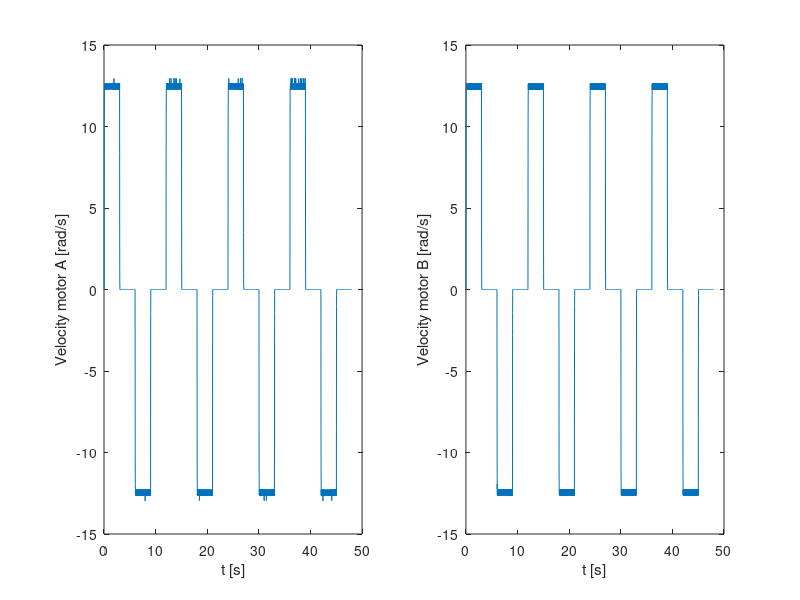

Recreate this plot in MATLAB. (Note: this script raises an error after producing the figure.)
% close all
% csvfile = '../Data/recording9.csv';
% labels = strsplit(fileread(csvfile), '\n'); % Split file in lines
% labels = strsplit(labels{:, 2}, ', '); % Split and fetch the labels (they are in line 2 of every record)
% data = dlmread(csvfile, ',', 2, 0); % Data follows the labels
% 
% save data

load data.mat

% csvfile = '../Data/recording10(4V).csv';
% labels = strsplit(fileread(csvfile), '\n'); % Split file in lines
% labels = strsplit(labels{:, 2}, ', '); % Split and fetch the labels (they are in line 2 of every record)
% data10 = dlmread(csvfile, ',', 2, 0); % Data follows the labels
% 
% save data10

load data10.mat


% csvfile = '../Data/recording11(10V).csv';
% labels = strsplit(fileread(csvfile), '\n'); % Split file in lines
% labels = strsplit(labels{:, 2}, ', '); % Split and fetch the labels (they are in line 2 of every record)
% data11 = dlmread(csvfile, ',', 2, 0); % Data follows the labels
% 
% save data11

load data11.mat


% csvfile = '../Data/ground_step.csv';
% labels = strsplit(fileread(csvfile), '\n'); % Split file in lines
% labels = strsplit(labels{:, 2}, ', '); % Split and fetch the labels (they are in line 2 of every record)
% ground_step = dlmread(csvfile, ',', 2, 0); % Data follows the labels
% 
% save ground_step

load ground_step.mat

% csvfile = '../Data/ground_blokfuncties.csv';
% labels = strsplit(fileread(csvfile), '\n'); % Split file in lines
% labels = strsplit(labels{:, 2}, ', '); % Split and fetch the labels (they are in line 2 of every record)
% ground_blokfuncties = dlmread(csvfile, ',', 2, 0); % Data follows the labels
% 
% save ground_blokfuncties

load ground_blokfuncties.mat

%% Defining variables
voltageA = data(:,2);
voltageB = data(:,3);
positionA = data(:,4);
positionB = data(:,5);
va  = data(:, 6);
vb = data(:, 7);
t = data(:,10);
N = length(t);
num_periods = 4;
points_per_period = N/num_periods;
Ts = 0.01;
fs = 1/Ts;
f = [0:N-1]'*(fs/N); % arrays of frequencies, 0 to f_s Hz




%% Plotting data
% motor velocity plots
figure(1)
subplot(121)
plot(t, va)
ylabel('Velocity motor A [rad/s]')
xlabel('t [s]')

subplot(122)
plot(t, vb)
ylabel('Velocity motor B [rad/s]')
xlabel('t [s]')

sgtitle('Motor velocity')
print -depsc motor_velocity.eps

figure(2)
plot(t,[va, vb])
legend('va','vb')
ylabel('Velocity motor[rad/s]')
xlabel('t [s]')

% motor voltage plot
figure(3)
plot(t, voltageA);
ylabel('Input voltage [V]')
xlabel('t [s]')
sgtitle('Input voltage')
print -depsc input_voltage.eps

%% overlap the plot for different periods to appreciate the noise
% separate the different periods (one per column)
va_matrix = reshape(va,points_per_period,num_periods); %points_per_period= #rows, num_periods = #columns
vb_matrix = reshape(vb,points_per_period,num_periods);
voltageA_matrix = reshape(voltageA,points_per_period,num_periods);

% lets compute the mean of the signals across the periods to have a point of comparison to assess the noise
va_mean = mean(va_matrix,2); %average over dimension 2 (horizontal = over columns)
vb_mean = mean(vb_matrix,2);
voltageA_mean = mean(voltageA_matrix,2);

%repmat creates a large matrix containing of 1 by num_periods copies of
%va_mean, so 4 times next to each othes, always 1 vector high
dva_matrix = va_matrix - repmat(va_mean,1,num_periods); 
dvb_matrix = vb_matrix - repmat(vb_mean,1,num_periods); 
dvoltageA_matrix = voltageA_matrix - repmat(voltageA_mean,1,num_periods);

% plotting some interesting comparisons
figure(4),hold on
subplot(2,1,1),plot(t(1:points_per_period), va_matrix, 'LineWidth', 1) 
grid on
axis tight
xlabel('t  [s]')
ylabel('va  [m/s]')
subplot(2,1,2),plot(t(1:points_per_period), dva_matrix, 'LineWidth', 1)
grid on
axis tight
xlabel('t  [s]')
ylabel('\Delta va  [m/s]')
hold off

figure(5),hold on
subplot(2,1,1),plot(t(1:points_per_period), vb_matrix, 'LineWidth', 1) 
grid on
axis tight
xlabel('t  [s]')
ylabel('vb  [m/s]')
subplot(2,1,2),plot(t(1:points_per_period), dvb_matrix, 'LineWidth', 1)
grid on
axis tight
xlabel('t  [s]')
ylabel('\Delta vb  [m/s]')
hold off


figure(6),hold on
subplot(2,1,1),plot(t(1:points_per_period), voltageA_matrix, 'LineWidth', 1) 
grid on
axis tight
xlabel('t  [s]')
ylabel('voltageA  [V]')
subplot(2,1,2),plot(t(1:points_per_period), dvoltageA_matrix, 'LineWidth', 1)
grid on
axis tight
xlabel('t  [s]')
ylabel('\Delta voltageA  [V]')
hold off

%% 2.b) Least square method, no filtering (on motor A)

% H(z) = (b1*z+b2)/(z(z^2-a1z-a2))
% 
% collect the signals appearing in the difference equation
b1 = va(4:end); 
phi1 = [va(2:end-2), va(1:end-3), voltageA(2:end-2), voltageA(1:end-3)]; 
% perform the fit to get the desired parameters
theta1 = phi1\b1;

% build the identified model
Num1 = [0, theta1(3), theta1(4)];
Den1 = [1, -theta1(1), -theta1(2), 0];
sys_d1 = tf(Num1, Den1, Ts);

% compute the frequency response of the identified model
FRF1 = squeeze(freqresp(sys_d1,2*pi*f));
mag_1 = 20*log10(abs(FRF1));
phs_1 = 180/pi*unwrap(angle(FRF1)); 
phs_1 = 360*ceil(-phs_1(1)/360) + phs_1;

% plot the results
figure(7),hold on,
subplot(2,2,1),semilogx(f, mag_1)
grid on
xlim([f(1) f(end)])
xlabel('f  [Hz]')
ylabel('|FRF|  [m/s]')
legend('estimated','Location','SouthWest')
subplot(2,2,3),semilogx(f, phs_1)
grid on
xlim([f(1) f(end)])
xlabel('f  [Hz]')
ylabel('\phi(FRF)  [^\circ]')
legend('estimated','Location','SouthWest')





%% 2.d) Difference between respons of the simulated model and the real system

%Voorlopig gedaan met al gemeten input, in opgave staat met step input
x1 = lsim(sys_d1,voltageA,t);

subplot(2,2,2),plot(t,[va x1]);
legend('empirical','estimated','Location','SouthWest')
xlabel('time [s]')
ylabel('wheel speed [m/s]')
axis tight
subplot(2,2,4),plot(t,abs(va - x1))
legend('error')
xlabel('time [s]')
ylabel('displacement [m/s]')
axis tight

figure(8), hold on
pzmap(sys_d1)

%% %% 2.b) Least square method, no filtering (on motor A) DIFFERENT MODEL

%**** ook ng voor motor B!!!!

% suppose J = 0
% H(z) = b1/(z(z-a1))
% collect the signals appearing in the difference equation
b2 = va(3:end); 
phi2 = [va(2:end-1), voltageA(1:end-2)]; 
% perform the fit to get the desired parameters
theta2 = phi2\b2;

% build the identified model
Num2 = [theta2(2)];
Den2 = [1, -theta2(1), 0];
sys_d2 = tf(Num2, Den2, Ts);

% compute the frequency response of the identified model
FRF2 = squeeze(freqresp(sys_d2,2*pi*f));
mag_2 = 20*log10(abs(FRF2));
phs_2 = 180/pi*unwrap(angle(FRF2)); 
phs_2 = 360*ceil(-phs_2(1)/360) + phs_2;

% plot the results
figure(9),hold on,
subplot(2,2,1),semilogx(f, mag_2)
grid on
xlim([f(1) f(end)])
xlabel('f  [Hz]')
ylabel('|FRF|  [m/s] simple model')
legend('estimated','Location','SouthWest')
subplot(2,2,3),semilogx(f, phs_2)
grid on
xlim([f(1) f(end)])
xlabel('f  [Hz]')
ylabel('\phi(FRF)  [^\circ] simple model')
legend('estimated','Location','SouthWest')

%% 2.d) Difference between respons of the simulated model and the real system: SIMPLE MODEL

%Voorlopig gedaan met al gemeten input, in opgave staat met step input
va_est = lsim(sys_d2,voltageA,t);

subplot(2,2,2),plot(t,[va va_est]);
legend('empirical','estimated','Location','SouthWest')
xlabel('time [s]')
ylabel('wheel speed [m/s]')
axis tight
subplot(2,2,4),plot(t,abs(va - va_est))
legend('error')
xlabel('time [s]')
ylabel('displacement [m/s]')
axis tight

figure(10), hold on
pzmap(sys_d2)
%% 2.c) Filtering (for 1st model)

%Butterworth
% orde hoger dan orde systeem
% cutoff freq = bandwith van ongefilterde LSE
% te lage orde: te zwakke attenuation van hoge freq
% te hoge orde: te grote delay
% => kies 6e orde

% ******* Motor A *******

% define a low(band)-pass filter
cutoff = bandwidth(sys_d1)/(2*pi);
[B_filt,A_filt] = butter(6, cutoff*(2/fs));

% apply the filter to both input and output
va_filt = filter(B_filt, A_filt, va); 
voltageA_filt = filter(B_filt, A_filt, voltageA);

%repeat the identification
b1_filt = va_filt(4:end); 
phi1_filt = [va_filt(2:end-2), va_filt(1:end-3), voltageA_filt(2:end-2), voltageA_filt(1:end-3)]; 
theta1_filt = phi1_filt\b1_filt;
Num1_filt = [0, theta1_filt(3), theta1_filt(4)];
Den1_filt = [1, -theta1_filt(1), -theta1_filt(2), 0];
sys_d1_filt = tf(Num1_filt, Den1_filt, Ts);

% compute the frequency response of the new identified model
FRF1_filt = squeeze(freqresp(sys_d1_filt,2*pi*f));
mag_1_filt = 20*log10(abs(FRF1_filt));
phs_1_filt = 180/pi*unwrap(angle(FRF1_filt)); 
phs_1_filt = 360*ceil(-phs_1_filt(1)/360) + phs_1_filt;

% plot results
figure(11), hold on
sgtitle("LLS with low-pass filter applied to the input and output data")
subplot(2,2,1),semilogx(f, mag_1_filt)
grid on
xlim([f(1) f(end)])
xlabel('f  [Hz]')
ylabel('|FRF|  [m]')
legend('estimated','Location','SouthWest')
axis tight
subplot(2,2,3)
semilogx(f, phs_1_filt)
grid on
xlim([f(1) f(end)])
xlabel('f  [Hz]')
ylabel('\phi(FRF)  [^\circ]')
legend('estimated','Location','SouthWest')

%empirical
va_est_filt = lsim(sys_d1_filt, voltageA, t);

subplot(2,2,2),plot(t,[va va_est_filt]);
legend('empirical','estimated','Location','SouthWest')
xlabel('time [s]')
ylabel('wheel speed [m/s]')
axis tight
subplot(2,2,4),plot(t,abs(va - va_est_filt))
legend('error')
xlabel('time [s]')
ylabel('displacement [m/s]')
axis tight

figure(12),hold on
pzmap(sys_d1_filt)




%% 2.d) Superposition principle

va10  = data10(:, 6);
vb10 = data10(:, 7);
va11  = data11(:, 6);
vb11 = data11(:, 7);

figure(13)
subplot(121)
plot(t, [va + va10, va11])
ylabel('Velocity motor A [rad/s]')
xlabel('t [s]')
legend('va (6V) + va (4V)','va (10V)')

subplot(122)
plot(t, [vb + vb10, vb11])
ylabel('Velocity motor B [rad/s]')
xlabel('t [s]')
legend('vb (6V) + vb (4V)','vb (10V)')

% Clear difference

%% 3.a) Step input to cart on ground



va_gs  = ground_step(:, 6);
vb_gs = ground_step(:, 7);
va_gb  = ground_blokfuncties(:, 6);
vb_gb = ground_blokfuncties(:, 7);
t_gs = ground_step(:,10);

figure(14)
subplot(121)
plot(t_gs, va_gs)
ylabel('Velocity motor A [rad/s]')
xlabel('t [s]')

subplot(122)
plot(t_gs, vb_gs)
ylabel('Velocity motor B [rad/s]')
xlabel('t [s]')

sgtitle('Motor velocity for step input with cart on the ground')
print -depsc motor_velocity_groundstep.eps

figure(15)
subplot(121)
plot(t, va_gb)
ylabel('Velocity motor A [rad/s]')
xlabel('t [s]')

subplot(122)
plot(t, vb_gb)
ylabel('Velocity motor B [rad/s]')
xlabel('t [s]')

sgtitle('Motor velocity for alternating input with cart on the ground')
print -depsc motor_velocity_groundstep.eps